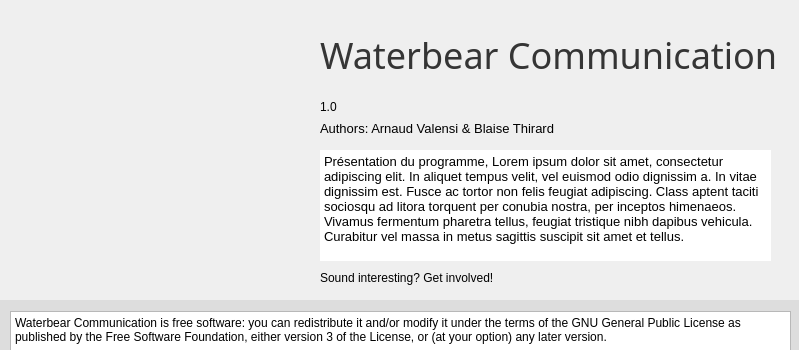
<?xml version="1.0" encoding="UTF-8"?>
<ui version="4.0">
 <class>DialogAbout</class>
 <widget class="QDialog" name="DialogAbout">
  <property name="geometry">
   <rect>
    <x>0</x>
    <y>0</y>
    <width>799</width>
    <height>350</height>
   </rect>
  </property>
  <property name="windowTitle">
   <string>About Waterbear Communication</string>
  </property>
  <widget class="QLabel" name="label">
   <property name="geometry">
    <rect>
     <x>320</x>
     <y>30</y>
     <width>471</width>
     <height>51</height>
    </rect>
   </property>
   <property name="font">
    <font>
     <family>Hand Of Sean</family>
     <pointsize>27</pointsize>
     <weight>50</weight>
     <bold>false</bold>
    </font>
   </property>
   <property name="text">
    <string>&lt;html&gt;&lt;head/&gt;&lt;body&gt;&lt;p&gt;&lt;span style=&quot; color:#353535;&quot;&gt;Waterbear Communication&lt;/span&gt;&lt;/p&gt;&lt;/body&gt;&lt;/html&gt;</string>
   </property>
  </widget>
  <widget class="QLabel" name="label_2">
   <property name="geometry">
    <rect>
     <x>320</x>
     <y>120</y>
     <width>411</width>
     <height>16</height>
    </rect>
   </property>
   <property name="font">
    <font>
     <pointsize>10</pointsize>
    </font>
   </property>
   <property name="text">
    <string>Authors: Arnaud Valensi &amp; Blaise Thirard</string>
   </property>
  </widget>
  <widget class="QLabel" name="label_5">
   <property name="geometry">
    <rect>
     <x>30</x>
     <y>30</y>
     <width>256</width>
     <height>197</height>
    </rect>
   </property>
   <property name="text">
    <string/>
   </property>
   <property name="pixmap">
    <pixmap resource="ressources/pictures.qrc">:/main/waterbear-256.png</pixmap>
   </property>
  </widget>
  <widget class="QTextBrowser" name="textBrowser">
   <property name="geometry">
    <rect>
     <x>320</x>
     <y>150</y>
     <width>451</width>
     <height>111</height>
    </rect>
   </property>
   <property name="frameShape">
    <enum>QFrame::Panel</enum>
   </property>
   <property name="frameShadow">
    <enum>QFrame::Plain</enum>
   </property>
   <property name="lineWidth">
    <number>0</number>
   </property>
   <property name="html">
    <string>&lt;!DOCTYPE HTML PUBLIC &quot;-//W3C//DTD HTML 4.0//EN&quot; &quot;http://www.w3.org/TR/REC-html40/strict.dtd&quot;&gt;
&lt;html&gt;&lt;head&gt;&lt;meta name=&quot;qrichtext&quot; content=&quot;1&quot; /&gt;&lt;style type=&quot;text/css&quot;&gt;
p, li { white-space: pre-wrap; }
&lt;/style&gt;&lt;/head&gt;&lt;body style=&quot; font-family:'Sans Serif'; font-size:9pt; font-weight:400; font-style:normal;&quot;&gt;
&lt;p style=&quot; margin-top:0px; margin-bottom:0px; margin-left:0px; margin-right:0px; -qt-block-indent:0; text-indent:0px;&quot;&gt;&lt;span style=&quot; font-family:'MS Shell Dlg 2'; font-size:10pt;&quot;&gt;Présentation du programme, Lorem ipsum dolor sit amet, consectetur adipiscing elit. In aliquet tempus velit, vel euismod odio dignissim a. In vitae dignissim est. Fusce ac tortor non felis feugiat adipiscing. Class aptent taciti sociosqu ad litora torquent per conubia nostra, per inceptos himenaeos. Vivamus fermentum pharetra tellus, feugiat tristique nibh dapibus vehicula. Curabitur vel massa in metus sagittis suscipit sit amet et tellus.&lt;/span&gt;&lt;/p&gt;&lt;/body&gt;&lt;/html&gt;</string>
   </property>
  </widget>
  <widget class="QLabel" name="label_3">
   <property name="geometry">
    <rect>
     <x>320</x>
     <y>270</y>
     <width>451</width>
     <height>16</height>
    </rect>
   </property>
   <property name="text">
    <string>Sound interesting? Get involved!</string>
   </property>
  </widget>
  <widget class="QLabel" name="label_4">
   <property name="geometry">
    <rect>
     <x>320</x>
     <y>100</y>
     <width>46</width>
     <height>13</height>
    </rect>
   </property>
   <property name="text">
    <string>1.0</string>
   </property>
  </widget>
  <widget class="QWidget" name="widget" native="true">
   <property name="geometry">
    <rect>
     <x>-30</x>
     <y>300</y>
     <width>831</width>
     <height>51</height>
    </rect>
   </property>
   <property name="styleSheet">
    <string notr="true">background-color:#dddddd;</string>
   </property>
  </widget>
  <widget class="QTextBrowser" name="textBrowser_2">
   <property name="geometry">
    <rect>
     <x>10</x>
     <y>311</y>
     <width>781</width>
     <height>41</height>
    </rect>
   </property>
   <property name="html">
    <string>&lt;!DOCTYPE HTML PUBLIC &quot;-//W3C//DTD HTML 4.0//EN&quot; &quot;http://www.w3.org/TR/REC-html40/strict.dtd&quot;&gt;
&lt;html&gt;&lt;head&gt;&lt;meta name=&quot;qrichtext&quot; content=&quot;1&quot; /&gt;&lt;style type=&quot;text/css&quot;&gt;
p, li { white-space: pre-wrap; }
&lt;/style&gt;&lt;/head&gt;&lt;body style=&quot; font-family:'Sans Serif'; font-size:9pt; font-weight:400; font-style:normal;&quot;&gt;
&lt;p style=&quot; margin-top:0px; margin-bottom:0px; margin-left:0px; margin-right:0px; -qt-block-indent:0; text-indent:0px;&quot;&gt;&lt;span style=&quot; font-family:'MS Shell Dlg 2';&quot;&gt;Waterbear Communication is free software: you can redistribute it and/or modify it under the terms of the GNU General Public License as published by the Free Software Foundation, either version 3 of the License, or (at your option) any later version.&lt;/span&gt;&lt;/p&gt;&lt;/body&gt;&lt;/html&gt;</string>
   </property>
  </widget>
 </widget>
 <resources>
  <include location="ressources/pictures.qrc"/>
 </resources>
 <connections/>
</ui>
